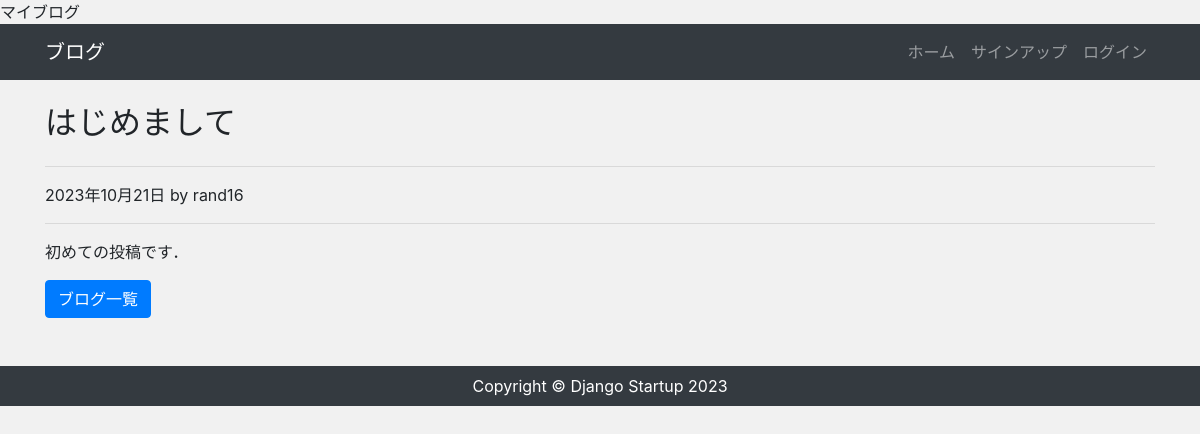
/post/1, run on the app's committed database.
### blog/models.py (models this page shows, shortened)
class Post(models.Model):
    author = models.ForeignKey(settings.AUTH_USER_MODEL, on_delete=models.CASCADE)
    title = models.CharField("タイトル", max_length=255)
    content = models.TextField("本文")
    created_at = models.DateField("作成日", default=timezone.now)

### blog/views.py (the view)
# urls.py: path('post/<int:pk>', views.PostDetailView.as_view(), name='post_detail'),
class PostDetailView(DetailView):
    model = models.Post
    context_object_name = "post_data"
    template_name = "blog/post_detail.html"
    '''
    # 最初に呼ばれる関数
    def get(self, request, *args, **kwargs):
        # idを指定することで，特定のデータを取得できる
        post_data = Post.objects.get(id=self.kwargs['pk'])
        return render(request, 'blog/post_detail.html', {
            'post_data': post_data
        })
    '''

### blog/templates/blog/post_detail.html (shortened to what this page needs)
{% extends "blog/base.html" %}
{% block content %}
<h2 class="my-4">{{ post_data.title }}</h2>
<hr>
<p>{{ post_data.created_at }} by {{ post_data.author }}</p>
<hr>
<p>{{ post_data.content|linebreaksbr }}</p>
<div class="d-flfex mb-5">
    <a href="{% url 'index' %}" class="btn btn-primary">ブログ一覧</a>
</div>
{% endblock %}

### blog/static/css/style.css (style rules this page uses)
* { margin: 0; padding: 0; box-sizing: border-box; }
body { background-color: #f1f1f1; display: flexbox; flex-flow: column; min-height: 100vh; }

### data on the page
Post: title "はじめまして", created_at "2023年10月21日", author "rand16", content "初めての投稿です．"
